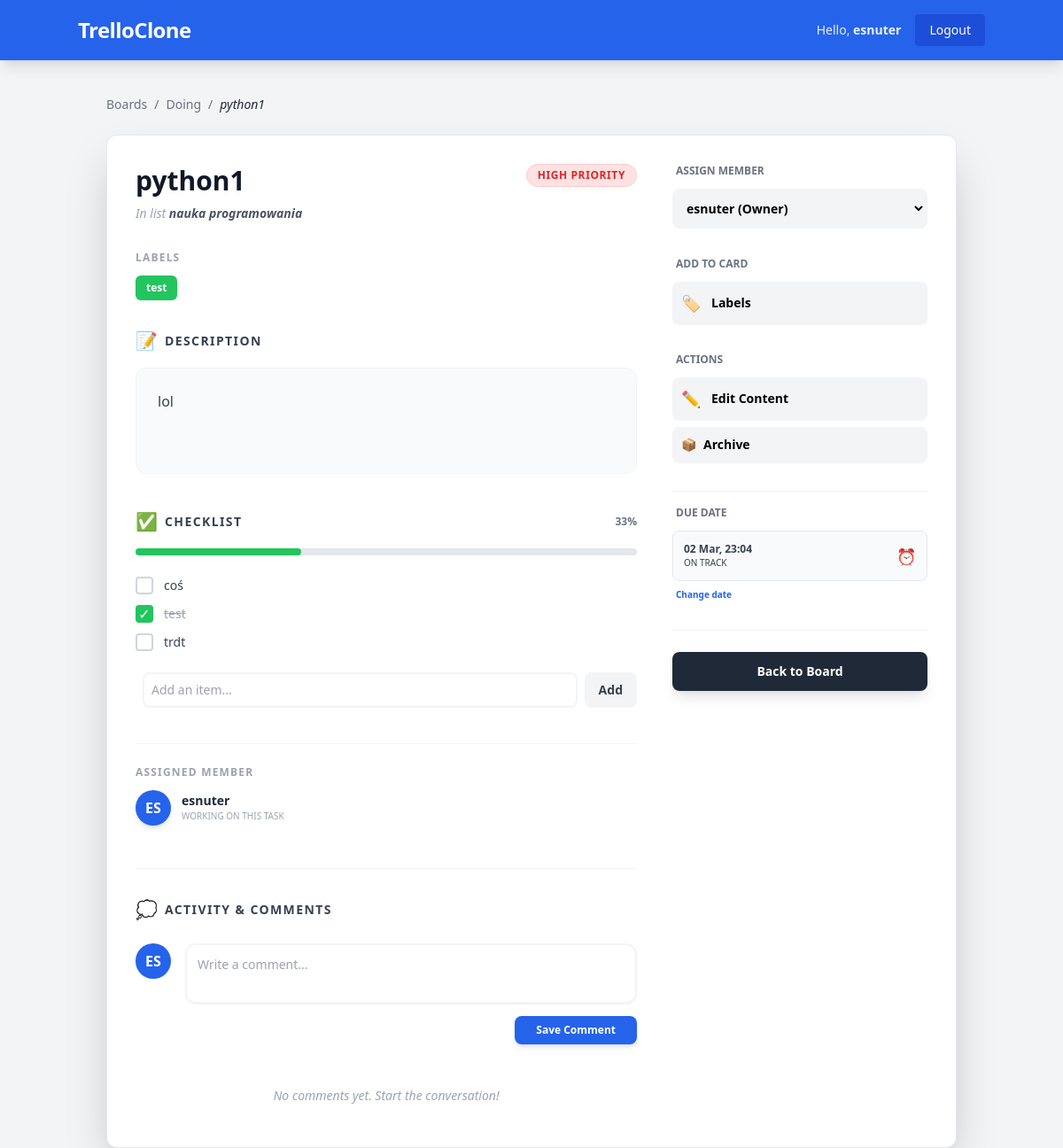
The app's page /task/2/ (signed in), older data.
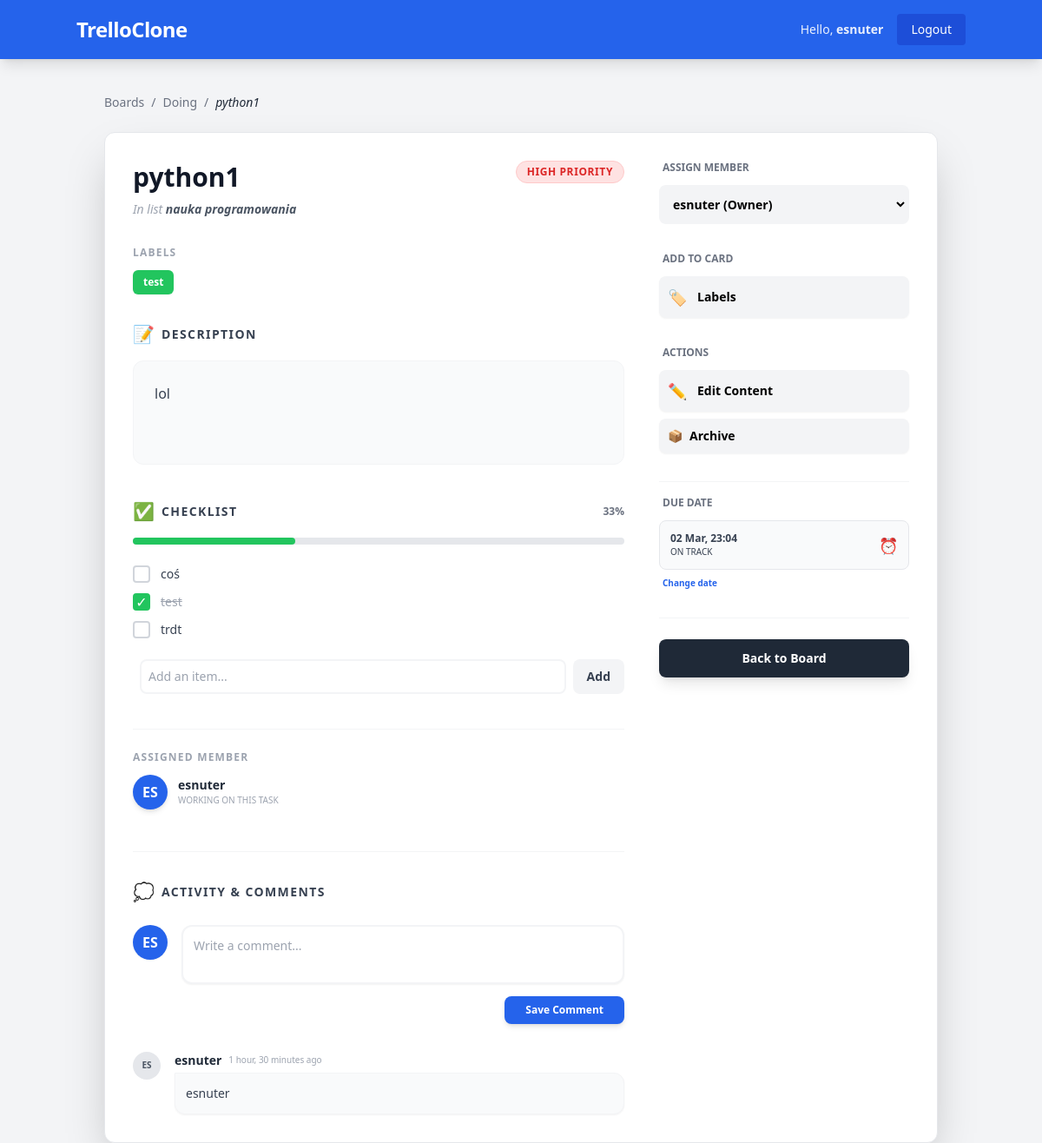
The same page, newer data.
### boards/models.py (models this page shows, shortened)
class Label(models.Model):
    COLOR_CHOICES = [
        ('bg-green-500', 'Green'),
        ('bg-yellow-500', 'Yellow'),
        ('bg-orange-500', 'Orange'),
        ('bg-red-500', 'Red'),
        ('bg-purple-500', 'Purple'),
        ('bg-blue-500', 'Blue'),
    ]
    title = models.CharField(max_length=50)
    color = models.CharField(max_length=20, choices=COLOR_CHOICES, default='bg-green-500')
    board = models.ForeignKey(Board, on_delete=models.CASCADE, related_name='labels')

class ChecklistItem(models.Model):
    task = models.ForeignKey(Task, on_delete=models.CASCADE, related_name='checklist_items')
    title = models.CharField(max_length=255)
    is_done = models.BooleanField(default=False)
    created_at = models.DateTimeField(auto_now_add=True)
    position = models.PositiveIntegerField(default=0)
    class Meta:
        ordering = ['position', 'created_at']

class Comment(models.Model):
    task = models.ForeignKey(Task, on_delete=models.CASCADE, related_name='comments')
    author = models.ForeignKey(User, on_delete=models.CASCADE, related_name='task_comments')
    text = models.TextField()
    created_at = models.DateTimeField(auto_now_add=True)
    class Meta:
        ordering = ['-created_at']

### boards/views.py (the view)
# urls.py: path('task/<int:task_id>/', views.task_detail, name='task_detail'),
@login_required
def task_detail(request, task_id):
    task = get_object_or_404(Task, id=task_id, list__board__in=Board.objects.filter(Q(owner=request.user) | Q(members=request.user)))
    items = task.checklist_items.all()
    total = items.count()
    completed = items.filter(is_done=True).count()
    progress = int((completed / total) * 100) if total > 0 else 0
    return render(request, 'boards/task_detail.html', {
        'task': task,
        'progress': progress
    })

### boards/models.py (called while the page is built)
    @property
    def due_status(self):
        if not self.due_date:
            return None
        now = timezone.now()
        if self.due_date < now:
            return "overdue"
        if self.due_date < now + timedelta(days=1):
            return "soon"
        return "upcoming"

### boards/templates/boards/task_detail.html (shortened to what the changed rows need)
{% extends 'base.html' %}
{% block content %}
<div class="max-w-5xl mx-auto mt-8 px-4">
    <div class="bg-white rounded-xl shadow-2xl overflow-hidden border border-gray-200">
        <div class="p-8 flex flex-col lg:flex-row gap-10">
            <div class="flex-grow">
                <div class="mb-8">
                    <div class="flex items-start justify-between">
                        <h1 class="text-3xl font-black text-gray-900 leading-tight">{{ task.title }}</h1>
                    </div>
                </div>
                <div class="mb-8">
                    <div class="flex flex-wrap gap-2">
                        {% for label in task.labels.all %}
                            <span class="{{ label.color }} text-white px-3 py-1.5 rounded-md text-xs font-bold shadow-sm">
                                {{ label.title }}
                            </span>
                        {% empty %}
                            <span class="text-gray-400 text-sm italic">No labels assigned.</span>
                        {% endfor %}
                    </div>
                </div>
                <div class="mb-10">
                    <div class="space-y-3">
                        {% for item in task.checklist_items.all %}
                        <div class="flex items-center group">
                            <form method="POST" action="{% url 'toggle_checklist_item' item.id %}" class="flex items-center w-full">
                                <button type="submit" class="flex items-center w-full text-left">
                                    <div class="h-5 w-5 border-2 rounded flex items-center justify-center transition
                                        {% if item.is_done %}bg-green-500 border-green-500 text-white{% else %}border-gray-300 bg-white{% endif %}">
                                        {% if item.is_done %}✓{% endif %}
                                    </div>
                                    <span class="ml-3 text-sm {% if item.is_done %}line-through text-gray-400{% else %}text-gray-700{% endif %}">
                                        {{ item.title }}
                                    </span>
                                </button>
                            </form>
                        </div>
                        {% endfor %}
                    </div>
                </div>
                <div class="mt-12 pt-8 border-t border-gray-100">
                    <div class="space-y-6">
                        {% for comment in task.comments.all %}
                        <div class="flex space-x-4">
                            <div class="h-8 w-8 rounded-full bg-gray-200 text-gray-600 flex-shrink-0 flex items-center justify-center text-[10px] font-bold">
                                {{ comment.author.username|slice:":2"|upper }}
                            </div>
                            <div class="flex-grow">
                                <div class="flex items-center space-x-2">
                                    <span class="text-sm font-bold text-gray-800">{{ comment.author.username }}</span>
                                    <span class="text-[10px] text-gray-400 font-medium">{{ comment.created_at|timesince }} ago</span>
                                </div>
                                <div class="mt-1 p-3 bg-gray-50 rounded-xl rounded-tl-none border border-gray-100 text-sm text-gray-700 leading-relaxed shadow-sm">
                                    {{ comment.text|linebreaks }}
                                </div>
                            </div>
                        </div>
                        {% empty %}
                            <p class="text-center text-gray-400 text-sm italic py-4">No comments yet. Start the conversation!</p>
                        {% endfor %}
                    </div>
                </div>
            </div>
        </div>
    </div>
</div>
{% endblock %}

Row changes from the older to the newer data that the page shows:
added Comment: author.username "ES", author.username "esnuter", created_at "1 hour, 30 minutes", text "esnuter"
Text that changed along with them:
text no longer shown: "No comments yet. Start the conversation!"
